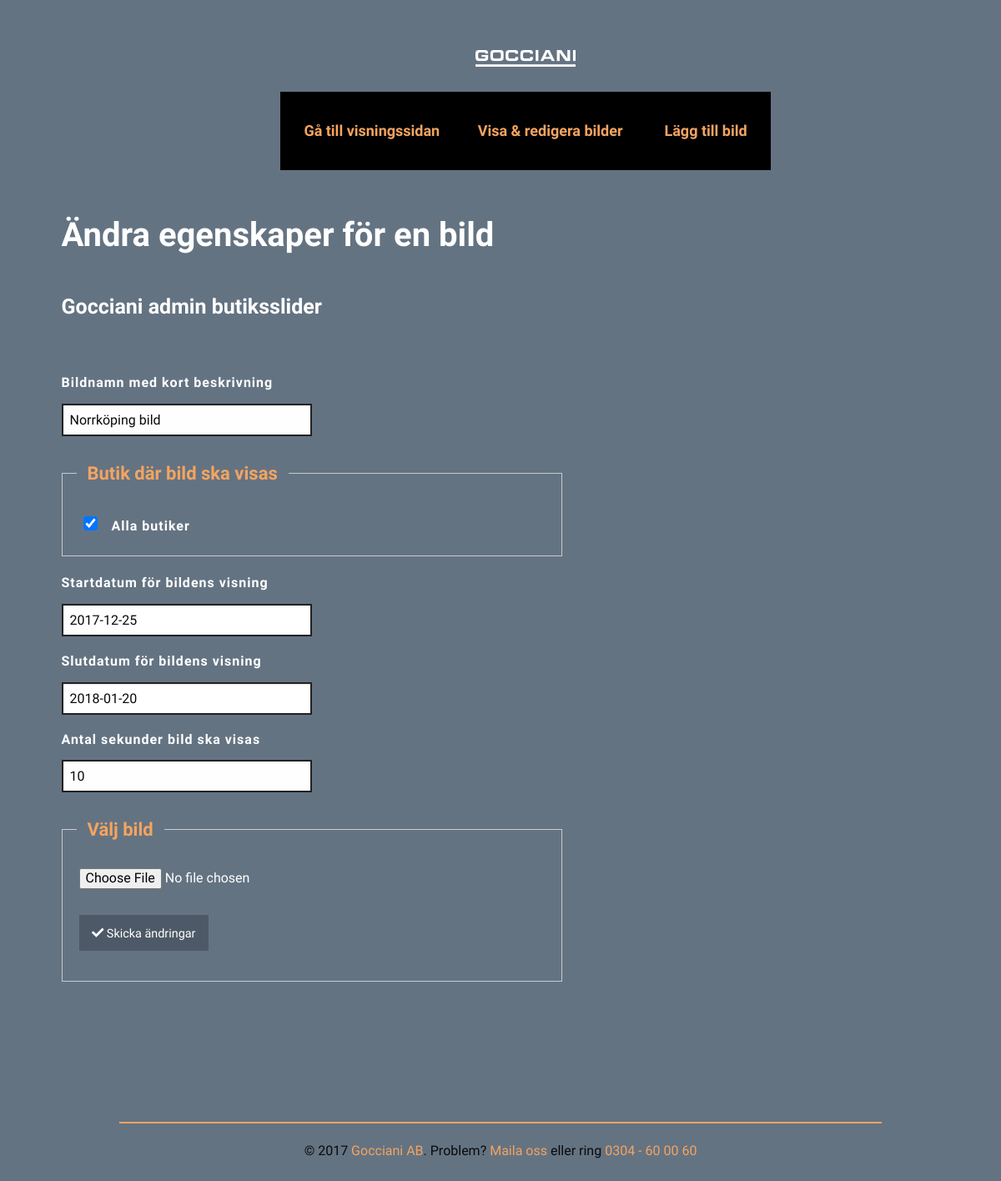
Screenshot of /edit-image.php?id=21 with the database file from the repository.
### tables this page shows
CREATE TABLE `images` (
  `image_id` int(11) UNSIGNED NOT NULL,
  `title` varchar(255) DEFAULT NULL,
  `path` text,
  `filename` varchar(100) DEFAULT NULL,
  `display_start_date` varchar(10) DEFAULT NULL,
  `display_end_date` varchar(10) DEFAULT NULL,
  `display_delay` int(11) UNSIGNED DEFAULT NULL,
  `upload_date` varchar(10) DEFAULT NULL
);

CREATE TABLE `shops` (
  `shop_id` int(11) UNSIGNED NOT NULL,
  `city` varchar(100) DEFAULT NULL
);

### edit-image.php (the view, shortened to what this page needs)
<?php
include 'inc/connection.php';
$sql = 'SELECT
            shop_id,
            city
        FROM shops';
$statement = $pdo->prepare($sql);
$statement->execute();
$shops = $statement->fetchAll();
if (isset($_POST['submitButton'])) {
    $imageId = $_POST['id'];
    $imageTitle = isset($_POST['imageTitle']) ? $_POST['imageTitle'] : '';
    $displayStartDate = isset($_POST['displayStartDate']) ? $_POST['displayStartDate'] : '';
    $displayEndDate = isset($_POST['displayEndDate']) ? $_POST['displayEndDate'] : '';
    $displayDelay = isset($_POST['displayDelay']) ? $_POST['displayDelay'] : 0;
    $selectedShops = isset($_POST['shops']) ? $_POST['shops'] : [];
    if (!$selectedShops) {
        $errors[] = 'OBS! Ange minst en (eller alla) butik..';
    }
    if (empty($displayStartDate)) {
        $errors[] = 'OBS! Sätt startdatum';
    }
    if (empty($displayEndDate)) {
        $errors[] = 'OBS! Sätt sista dautum.';
    }
    if (empty($displayDelay)) {
        $errors[] = 'OBS! Ange i sekunder hur länge bilden ska visas';
    }
    $imagePath = '';
    $imageFilename = '';
    if (!empty($_FILES)) {
        if (isset($_FILES['file']['error'])) {
            if ($_FILES['file']['error'] === UPLOAD_ERR_NO_FILE) {
                $errors[] = 'No file provided.';
            } elseif ($_FILES['file']['error'] === UPLOAD_ERR_OK) {
                if ($_FILES['file']['size'] <= UPLOAD_MAX_FILE_SIZE) {
                    $imageFilename = basename($_FILES['file']['name']);
                    $imageType = $_FILES['file']['type'];
                    $imageTmpName = $_FILES['file']['tmp_name'];
                    $imagePath = rtrim(UPLOAD_DIR, '/') . '/' . $imageFilename;
                    if (in_array($imageType, UPLOAD_ALLOWED_MIME_TYPES)) {
                        if (!move_uploaded_file($imageTmpName, $imagePath)) {
                            $errors[] = 'Vänligen försök igen. Ett fel uppstod..';
                        }
                    } else {
                        $errors[] = 'Bara JPG, JPEG, PNG och GIF är tillåtna.';
                    }
                } else {
                    $errors[] = 'F.';
                }
            }
        }
    }
    if (!isset($errors)) {
        $sql = 'UPDATE images
                SET
                    title = :title,
                    path = :path,
                    filename = :filename,
                    display_start_date = :display_start_date,
                    display_end_date = :display_end_date,
                    display_delay = :display_delay,
                    upload_date = :upload_date
                WHERE image_id = :image_id';
        $statement = $pdo->prepare($sql);
        $statement->execute([
            ':title' => $imageTitle,
            ':path' => $imagePath,
            ':filename' => $imageFilename,
            ':display_start_date' => $displayStartDate,
            ':display_end_date' => $displayEndDate,
            ':display_delay' => $displayDelay,
            ':upload_date' => date('Y-m-d'),
            ':image_id' => $imageId,
        ]);
        foreach ($shops as $shop) {
            $shopId = $shop['shop_id'];
            $sql = 'SELECT COUNT(*)
                    FROM images_shops
                    WHERE
                        image_id = :image_id
                        AND shop_id = :shop_id';
            $bindings = [
                ':image_id' => $imageId,
                ':shop_id' => $shopId,
            ];
            $statement = $pdo->prepare($sql);
            $statement->execute($bindings);
            $shopExists = $statement->fetchColumn(0) > 0;
            if (!in_array($shopId, $selectedShops)) {
                if ($shopExists) {
                    $sql = 'DELETE FROM images_shops
                            WHERE
                                image_id = :image_id
                                AND shop_id = :shop_id';
                    $statement = $pdo->prepare($sql);
                    $statement->execute($bindings);
                }
            } else {
                if (!$shopExists) {
                    $sql = 'INSERT INTO images_shops (
                                image_id,
                                shop_id
                            ) VALUES (
                                :image_id,
                                :shop_id
                            )';
                    $statement = $pdo->prepare($sql);
                    $statement->execute($bindings);
                }
            }
        }
        $imageSavedFlag = TRUE;
    }
} else {
    if (!isset($_GET['id']) || empty($_GET['id']) || !is_numeric($_GET['id'])) {
        $errors[] = 'HITTADE INTE FILEN!';
    } else {
        $imageId = $_GET['id'];
        $sql = 'SELECT *
                FROM images
                WHERE image_id = :image_id
                LIMIT 1';
        $statement = $pdo->prepare($sql);
        $statement->execute([
            ':image_id' => $imageId,
        ]);
        $image = $statement->fetchAll();
        if (!$image) {
            $errors[] = 'HITTADE INTE FILEN!';
        } else {
            $image = $image[0];
            $imageTitle = $image['title'];
            $displayStartDate = $image['display_start_date'];
            $displayEndDate = $image['display_end_date'];
            $displayDelay = $image['display_delay'];
            $sql = 'SELECT shop_id
                    FROM images_shops
                    WHERE image_id = :image_id';
            $statement = $pdo->prepare($sql);
            $statement->execute([
                ':image_id' => $imageId,
            ]);
            $fetchedShops = $statement->fetchAll();
            $selectedShops = [];
            if ($fetchedShops) {
                foreach ($fetchedShops as $fetchedShop) {
                    $selectedShops[] = $fetchedShop['shop_id'];
                }
            }
        }
    }
}
?>
<html>
    <head>
        <?php require 'inc/head-resources.php'; ?>
    </head>
    <body>
        <?php require 'inc/header.php'; ?>
        <div class="row">
            <div class="small-12 columns">
                <h2>Ändra egenskaper för en bild</h2>
                <h4>Gocciani admin butiksslider</h4>
            </div>
        </div>
        <div class="row">
            <div class="small-12 columns">
                <?php
                if (!isset($errors)) {
                    ?>
                    <form action="" method="post" enctype="multipart/form-data">
                        <div class="small-12 cell">
                            <label for="imageTitle">Bildnamn med kort beskrivning</label>
                            <input type="text" name="imageTitle" id="imageTitle" placeholder="Wella Conditioner 500ml" value="<?php echo isset($imageTitle) ? $imageTitle : ''; ?>" required>
                        </div>
                        <div class="small-12 cell">
                            <fieldset class="small-12 cell fieldset">
                                <legend>Butik där bild ska visas</legend>
                                <?php
                                foreach ($shops as $shop) {
                                    $shopId = $shop['shop_id'];
                                    $shopCity = $shop['city'];
                                    $checked = isset($selectedShops) && in_array($shopId, $selectedShops) ? 'checked' : '';
                                    ?>
                                    <input type="checkbox" name="shops[]" id="shop<?php echo $shopId; ?>" value="<?php echo $shopId; ?>" <?php echo $checked; ?>>
                                    <label for="shop<?php echo $shopId; ?>">
                                        <?php echo $shopCity; ?>
                                    </label>
                                    <br/>
                                    <?php
                                }
                                ?>
                            </fieldset>
                        </div>
                        <div class="small-12 cell">
                            <label for="displayStartDate">Startdatum för bildens visning</label>
                            <input type="text" class="datepicker" name='displayStartDate' id="displayStartDate" value="<?php echo isset($displayStartDate) ? $displayStartDate : ''; ?>" required placeholder="2017-12-01">
                        </div>
                        <div class="small-12 cell">
                            <label for="displayEndDate">Slutdatum för bildens visning</label>
                            <input type="text" class="datepicker" name="displayEndDate" id="displayEndDate" value="<?php echo isset($displayEndDate) ? $displayEndDate : ''; ?>" required placeholder="2018-01-01">
                        </div>
                        <div class="small-12 cell">
                            <label for="displayDelay">Antal sekunder bild ska visas</label>
                            <input type="number" name="displayDelay" id="displayDelay" value="<?php echo isset($displayDelay) ? $displayDelay : '0'; ?>" required placeholder="10">
                        </div>
                        <div class="small-12 cell">
                            <fieldset class="small-12 cell fieldset">
                                <legend>Välj bild</legend>
                                <input type="file" name="file">
                                <button type="submit" name="submitButton" id="submitButton" class="button success" title="Skicka ändringar">
                                    <i class="fa fa-check" aria-hidden="true"></i> Skicka ändringar
                                </button>
                            </fieldset>
                        </div>
                    </form>
                    <?php
                }
                ?>
            </div>
        </div>
        <?php require 'inc/footer.php'; ?>
    </body>
</html>

### css/custom.css (style rules this page uses)
legend { border-spacing: 10px; font-size: 22px; font-weight: 900; color: sandybrown!important; }
button.success { background-color: #07ef5b; color: #fff; }
fieldset { border: 3px solid sandybrown; width: auto; }
input[type=checkbox] { background-color: green!important; }
input[type='text'], input[type='number'] { border: 2px solid #222 !important; }
h1, h2, h3, h4, h5, h6, { padding: 6px; }
input[type=file] { padding-right: 20px; height: 40px; font-family: "Raleway", "Helvetica Neue", Helvetica, Roboto, Arial, sans-serif !important; color: #fff; }
label { color: #fff; }

### rows the page displays
images: imageTitle "Norrköping bild", displayStartDate "2017-12-25", displayEndDate "2018-01-20", displayDelay "10"
shops: city "Alla butiker"
